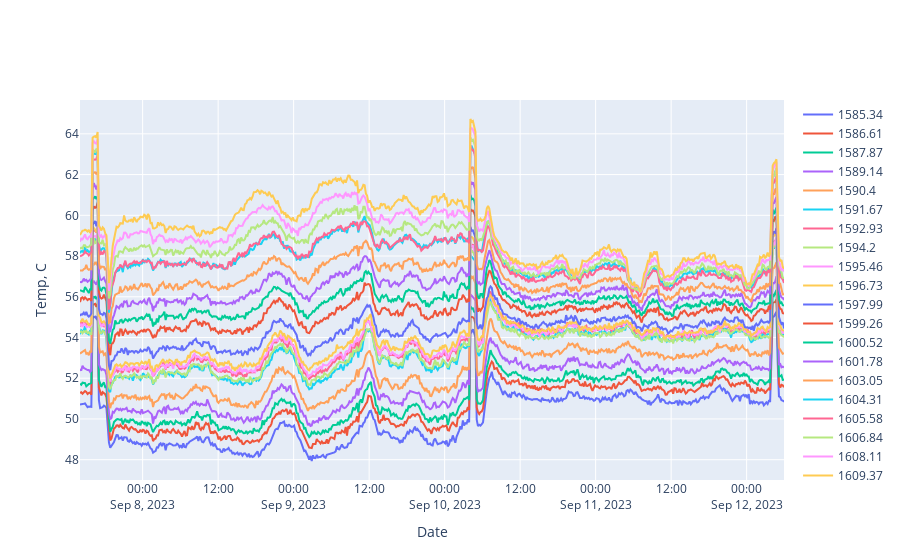

The cell this chart's notebook holds for it:
### Code cell
fig = go.Figure()

# раз в сколько берем температуру, 
delim = 10
len_ = int(len(temp[0,:]) / delim)

max_depth = 1610
min_depth = 1585

for i in range(len_):
    if (laf_new[i*delim] > min_depth and laf_new[i*delim] < max_depth):
        temp_new = temp[:,i*delim]
        fig.add_trace(go.Scatter(
            y = temp_new,
            x = df['time'],
            name = laf_new[i*delim]
        ))
fig.update_layout(
    xaxis_title = "Date",
    yaxis_title = "Temp, C",
    hover_text = 
)
fig.write_html("temp(time) same depth.html")
fig.show()

### Figure 1 — Plotly figure (JSON) as saved in the notebook; plotly's stock layout.template omitted (floating-point values rounded to 4 significant figures; data arrays with more than 128 entries replaced by an {"elided": "..."} marker saying what was removed)
{"data": [{"name": "1585.34", "type": "scatter", "x": {"elided": "560 str values"}, "y": {"elided": "560 float values"}}, {"name": "1586.61", "type": "scatter", "x": {"elided": "560 str values"}, "y": {"elided": "560 float values"}}, {"name": "1587.87", "type": "scatter", "x": {"elided": "560 str values"}, "y": {"elided": "560 float values"}}, {"name": "1589.14", "type": "scatter", "x": {"elided": "560 str values"}, "y": {"elided": "560 float values"}}, {"name": "1590.4", "type": "scatter", "x": {"elided": "560 str values"}, "y": {"elided": "560 float values"}}, {"name": "1591.67", "type": "scatter", "x": {"elided": "560 str values"}, "y": {"elided": "560 float values"}}, {"name": "1592.93", "type": "scatter", "x": {"elided": "560 str values"}, "y": {"elided": "560 float values"}}, {"name": "1594.2", "type": "scatter", "x": {"elided": "560 str values"}, "y": {"elided": "560 float values"}}, {"name": "1595.46", "type": "scatter", "x": {"elided": "560 str values"}, "y": {"elided": "560 float values"}}, {"name": "1596.73", "type": "scatter", "x": {"elided": "560 str values"}, "y": {"elided": "560 float values"}}, {"name": "1597.99", "type": "scatter", "x": {"elided": "560 str values"}, "y": {"elided": "560 float values"}}, {"name": "1599.26", "type": "scatter", "x": {"elided": "560 str values"}, "y": {"elided": "560 float values"}}, {"name": "1600.52", "type": "scatter", "x": {"elided": "560 str values"}, "y": {"elided": "560 float values"}}, {"name": "1601.78", "type": "scatter", "x": {"elided": "560 str values"}, "y": {"elided": "560 float values"}}, {"name": "1603.05", "type": "scatter", "x": {"elided": "560 str values"}, "y": {"elided": "560 float values"}}, {"name": "1604.31", "type": "scatter", "x": {"elided": "560 str values"}, "y": {"elided": "560 float values"}}, {"name": "1605.58", "type": "scatter", "x": {"elided": "560 str values"}, "y": {"elided": "560 float values"}}, {"name": "1606.84", "type": "scatter", "x": {"elided": "560 str values"}, "y": {"elided": "560 float values"}}, {"name": "1608.11", "type": "scatter", "x": {"elided": "560 str values"}, "y": {"elided": "560 float values"}}, {"name": "1609.37", "type": "scatter", "x": {"elided": "560 str values"}, "y": {"elided": "560 float values"}}], "layout": {"xaxis": {"title": {"text": "Date"}}, "yaxis": {"title": {"text": "Temp, C"}}}}
